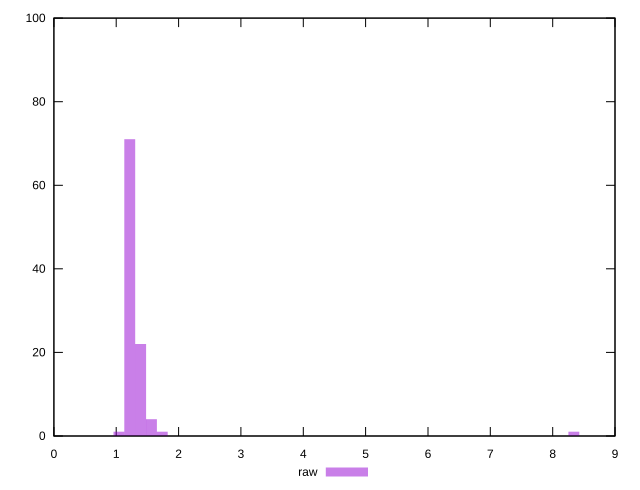

The script that saved this image:
reset
set terminal svg size 640, 490
set output "reprap/server-response-time/samples/empty/raw/histogram.svg"

$raw <<EOF
8.348444922927218 1
1.732696116079234 1
1.2601426298758065 72
1.1026248011413307 11
1.4176604586102823 11
1.5751782873447582 4
EOF

set key outside below
set boxwidth 0.1575178287344758
set yrange [0:100]
set style fill transparent solid 0.5 noborder

plot \
  $raw title "raw" with boxes, \


reset
